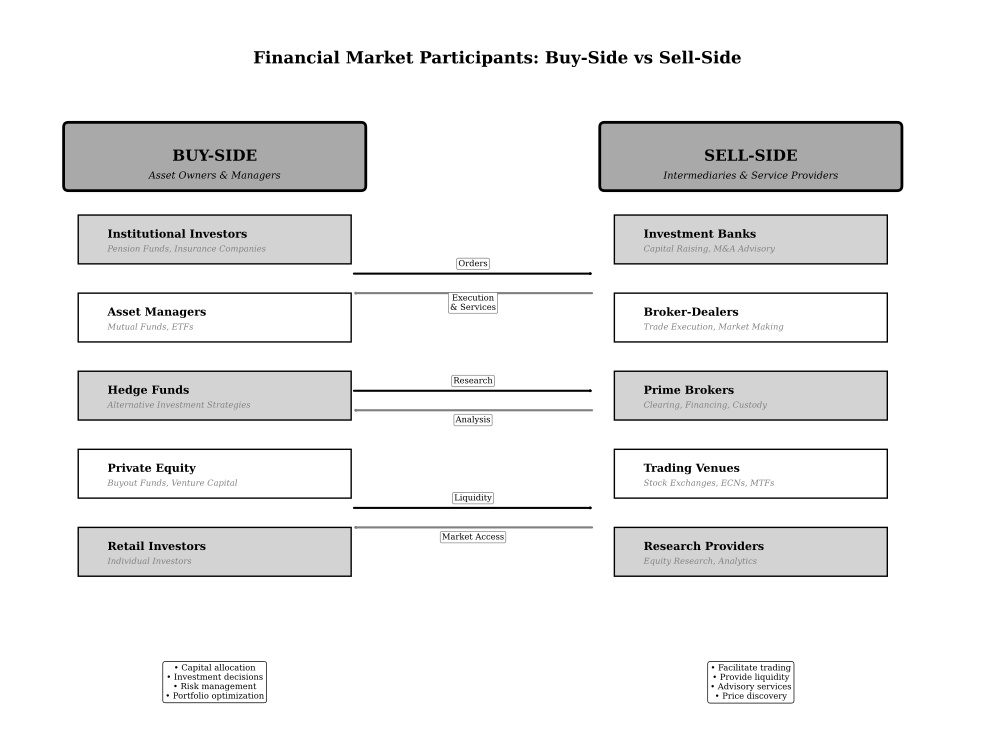

The script that saved this image:
"""
Market Participants Diagram
Buy-side vs Sell-side visualization in financial markets

Required libraries: matplotlib, numpy
Output: market_participants.pdf
"""

import matplotlib.pyplot as plt
import matplotlib.patches as mpatches
from matplotlib.patches import FancyBboxPatch, FancyArrowPatch, Rectangle
from pathlib import Path

# Chart metadata for QuantLet integration
CHART_METADATA = {
    'title': 'Market Participants Diagram',
    'url': 'https://github.com/Digital-AI-Finance/DigitalFinance_3/tree/main/charts/module_04_traditional/market_participants'
}

def create_market_participants():
    """Create a diagram showing buy-side and sell-side market participants"""

    # Set style for academic publication
    plt.rcParams['font.family'] = 'serif'
    plt.rcParams['font.size'] = 8
    plt.rcParams['axes.linewidth'] = 0.5

    fig, ax = plt.subplots(figsize=(10, 8))

    # Define buy-side participants
    buy_side = {
        'title': 'BUY-SIDE',
        'subtitle': 'Asset Owners & Managers',
        'y_start': 5,
        'participants': [
            {'name': 'Institutional Investors', 'examples': 'Pension Funds, Insurance Companies'},
            {'name': 'Asset Managers', 'examples': 'Mutual Funds, ETFs'},
            {'name': 'Hedge Funds', 'examples': 'Alternative Investment Strategies'},
            {'name': 'Private Equity', 'examples': 'Buyout Funds, Venture Capital'},
            {'name': 'Retail Investors', 'examples': 'Individual Investors'}
        ]
    }

    # Define sell-side participants
    sell_side = {
        'title': 'SELL-SIDE',
        'subtitle': 'Intermediaries & Service Providers',
        'y_start': 5,
        'participants': [
            {'name': 'Investment Banks', 'examples': 'Capital Raising, M&A Advisory'},
            {'name': 'Broker-Dealers', 'examples': 'Trade Execution, Market Making'},
            {'name': 'Prime Brokers', 'examples': 'Clearing, Financing, Custody'},
            {'name': 'Trading Venues', 'examples': 'Stock Exchanges, ECNs, MTFs'},
            {'name': 'Research Providers', 'examples': 'Equity Research, Analytics'}
        ]
    }

    # Draw buy-side (left)
    x_buy = 1
    y = buy_side['y_start']

    # Buy-side header
    header_box = FancyBboxPatch((x_buy - 0.4, y + 0.2), 3, 0.6,
                               boxstyle="round,pad=0.05",
                               linewidth=2,
                               edgecolor='black',
                               facecolor='darkgray')
    ax.add_patch(header_box)

    ax.text(x_buy + 1.1, y + 0.5, buy_side['title'],
           ha='center', va='center',
           fontsize=11, fontweight='bold')

    ax.text(x_buy + 1.1, y + 0.3, buy_side['subtitle'],
           ha='center', va='center',
           fontsize=7, style='italic')

    # Buy-side participants
    y_offset = y - 0.3
    for i, participant in enumerate(buy_side['participants']):
        y_pos = y_offset - i * 0.8

        # Participant box
        part_box = Rectangle((x_buy - 0.3, y_pos - 0.3), 2.8, 0.5,
                            linewidth=1,
                            edgecolor='black',
                            facecolor='lightgray' if i % 2 == 0 else 'white')
        ax.add_patch(part_box)

        # Participant name
        ax.text(x_buy, y_pos, participant['name'],
               ha='left', va='center',
               fontsize=8, fontweight='bold')

        # Examples
        ax.text(x_buy, y_pos - 0.15, participant['examples'],
               ha='left', va='center',
               fontsize=6, style='italic', color='gray')

    # Draw sell-side (right)
    x_sell = 6.5
    y = sell_side['y_start']

    # Sell-side header
    header_box = FancyBboxPatch((x_sell - 0.4, y + 0.2), 3, 0.6,
                               boxstyle="round,pad=0.05",
                               linewidth=2,
                               edgecolor='black',
                               facecolor='darkgray')
    ax.add_patch(header_box)

    ax.text(x_sell + 1.1, y + 0.5, sell_side['title'],
           ha='center', va='center',
           fontsize=11, fontweight='bold')

    ax.text(x_sell + 1.1, y + 0.3, sell_side['subtitle'],
           ha='center', va='center',
           fontsize=7, style='italic')

    # Sell-side participants
    y_offset = y - 0.3
    for i, participant in enumerate(sell_side['participants']):
        y_pos = y_offset - i * 0.8

        # Participant box
        part_box = Rectangle((x_sell - 0.3, y_pos - 0.3), 2.8, 0.5,
                            linewidth=1,
                            edgecolor='black',
                            facecolor='lightgray' if i % 2 == 0 else 'white')
        ax.add_patch(part_box)

        # Participant name
        ax.text(x_sell, y_pos, participant['name'],
               ha='left', va='center',
               fontsize=8, fontweight='bold')

        # Examples
        ax.text(x_sell, y_pos - 0.15, participant['examples'],
               ha='left', va='center',
               fontsize=6, style='italic', color='gray')

    # Draw interaction arrows in the middle
    arrow_y_positions = [4.2, 3.0, 1.8]

    for i, y_arrow in enumerate(arrow_y_positions):
        # Buy-side to Sell-side
        arrow1 = FancyArrowPatch((x_buy + 2.5, y_arrow + 0.1),
                                (x_sell - 0.5, y_arrow + 0.1),
                                arrowstyle='->,head_width=0.3,head_length=0.3',
                                linewidth=1.5,
                                color='black')
        ax.add_patch(arrow1)

        # Sell-side to Buy-side
        arrow2 = FancyArrowPatch((x_sell - 0.5, y_arrow - 0.1),
                                (x_buy + 2.5, y_arrow - 0.1),
                                arrowstyle='->,head_width=0.3,head_length=0.3',
                                linewidth=1.5,
                                color='gray')
        ax.add_patch(arrow2)

    # Add interaction labels
    interactions = [
        (4.75, 4.4, 'Orders'),
        (4.75, 4.0, 'Execution\n& Services'),
        (4.75, 3.2, 'Research'),
        (4.75, 2.8, 'Analysis'),
        (4.75, 2.0, 'Liquidity'),
        (4.75, 1.6, 'Market Access')
    ]

    for x, y, label in interactions:
        ax.text(x, y, label,
               ha='center', va='center',
               fontsize=6,
               bbox=dict(boxstyle='round,pad=0.2',
                        facecolor='white',
                        edgecolor='gray',
                        linewidth=0.5))

    # Add key characteristics boxes
    buy_char = "• Capital allocation\n• Investment decisions\n• Risk management\n• Portfolio optimization"
    sell_char = "• Facilitate trading\n• Provide liquidity\n• Advisory services\n• Price discovery"

    ax.text(x_buy + 1.1, 0.3, buy_char,
           ha='center', va='top',
           fontsize=6,
           bbox=dict(boxstyle='round,pad=0.3',
                    facecolor='white',
                    edgecolor='black',
                    linewidth=0.5))

    ax.text(x_sell + 1.1, 0.3, sell_char,
           ha='center', va='top',
           fontsize=6,
           bbox=dict(boxstyle='round,pad=0.3',
                    facecolor='white',
                    edgecolor='black',
                    linewidth=0.5))

    # Title
    ax.text(5.0, 6.5, 'Financial Market Participants: Buy-Side vs Sell-Side',
           ha='center', va='center',
           fontsize=12, fontweight='bold')

    # Set axis properties
    ax.set_xlim(0, 10)
    ax.set_ylim(-0.5, 7)
    ax.set_aspect('equal')
    ax.axis('off')

    plt.tight_layout()

    # Save as PDF
    output_path = Path(__file__).parent / 'market_participants.pdf'
    plt.savefig(output_path, format='pdf', dpi=300, bbox_inches='tight')
    print(f"Chart saved to: {output_path}")

    plt.close()

if __name__ == '__main__':
    create_market_participants()
